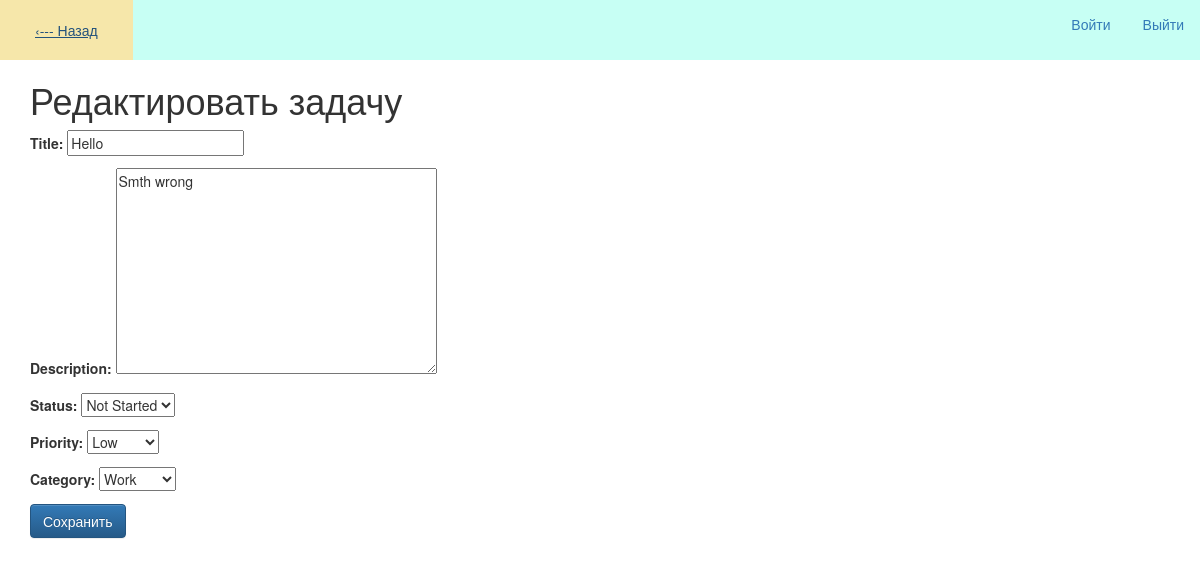
Page /tasks/post/16/edit/ on the committed database.
### tasks/models.py (models this page shows, shortened)
class Task_post(models.Model):
    STATUS_CHOICES = [
        ('Not Started', 'Not Started'),
        ('In Progress','In Progress'),
        ('Completed','Completed')
    ]
    PRIORITY_CHOICES = [
        ('Low','Low'),
        ('Medium','Medium'),
        ('High','High')
    ]
    CATEGORY_CHOICES = [
        ('Work', 'Work'),
        ('Personal', 'Personal')
    ]
    title = models.CharField(max_length=100)
    description = models.TextField()
    published_date = models.DateTimeField(blank=True, null=True)
    status = models.CharField(max_length=20, choices=STATUS_CHOICES, default='Not Started')
    priority = models.CharField(max_length=10, choices=PRIORITY_CHOICES, default='Low')
    category = models.CharField(max_length=10, choices=CATEGORY_CHOICES, default='Work')

### tasks/views.py (the view)
# urls.py: path('post/<int:pk>/edit/', post_edit, name='post_edit'),
def post_edit(request, pk):
    post = get_object_or_404(Task_post, pk=pk)
    if request.method == "POST":
        form = PostForm(request.POST, instance=post)
        if form.is_valid():
            form.save()
            return redirect('post_detail', pk=post.pk)
    else:
        form = PostForm(instance=post)
    return render(request, 'tasks/post_edit.html', {'form': form})

### tasks/forms.py
class PostForm(forms.ModelForm):
    class Meta:
        model = Task_post
        fields = ('title', 'description', 'status', 'priority', 'category')

### tasks/templates/tasks/post_edit.html (shortened to what this page needs)
{% extends 'tasks/base.html' %}
{% block content %}
    <h1>{% if form.instance.pk %}Редактировать задачу{% else %}Новая задача{% endif %}</h1>
    <form method="POST">
        {{ form.as_p }}
        <button type="submit" class="btn btn-primary">Сохранить</button>
    </form>
{% endblock %}

### rows in the picture
Task_post: title "Hello", description "Smth wrong", status "Not Started", priority "Low", category "Work"
